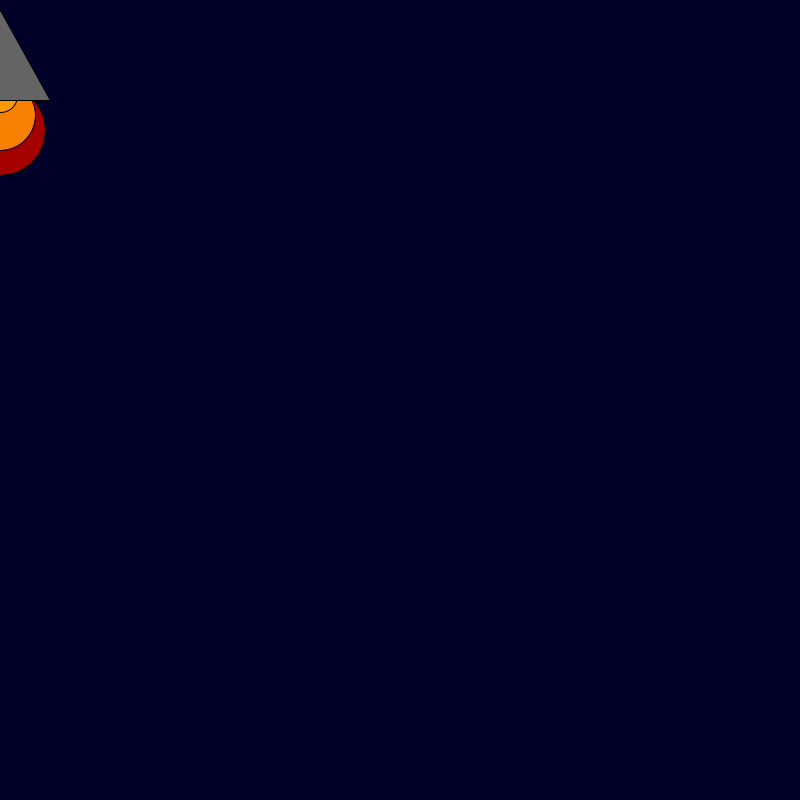
Frame 1 (no input)
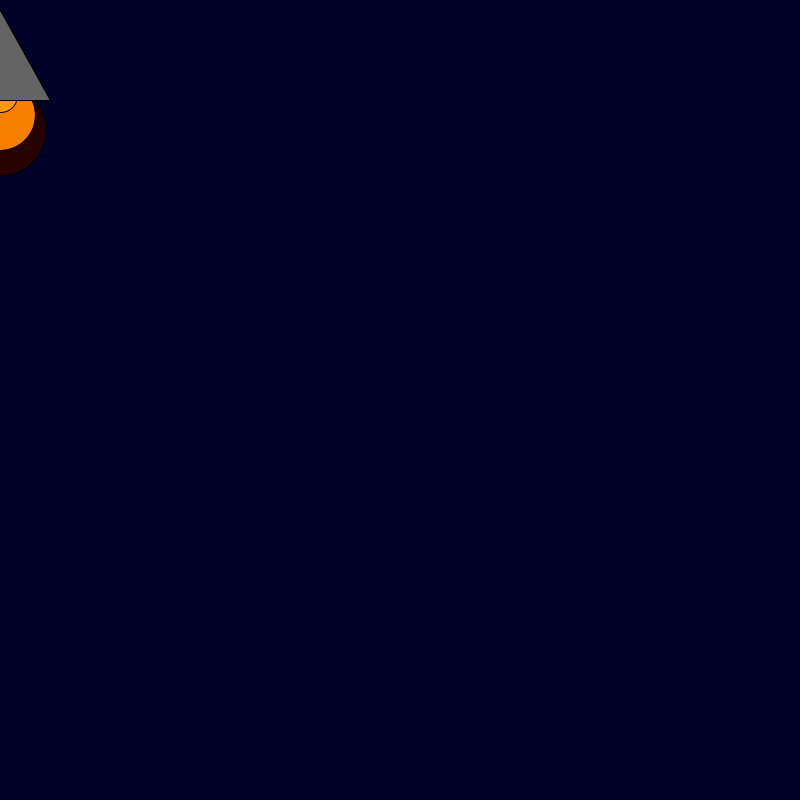
Frame 60 (the mouse pressed at the canvas centre just before this capture)
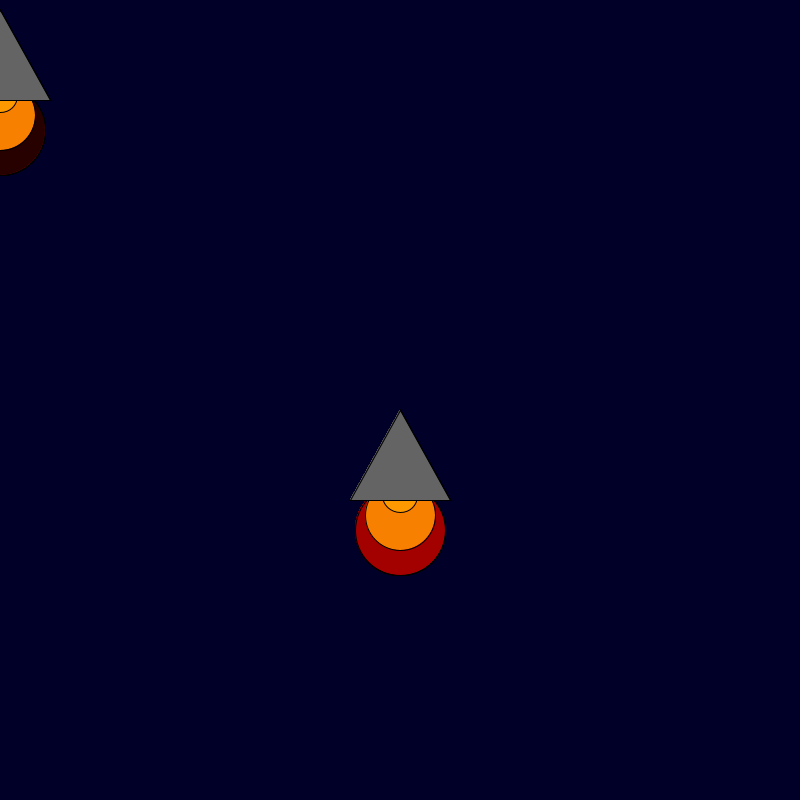
Frame 120 (the mouse held since frame 60 and released just before this capture)

The Processing sketch that drew these frames (run headless with seeded random() and noise(); from frame 60 on, the mouse is pressed at the canvas centre):

// Processing sketch: sketch_181009a
// ── sketch_181009a.pde
int x = 400; 
int y = 600; 

void setup() {

    background(0, 0, 40); size(800, 800);

}

void draw() {

    fill(random(255), 0, 0);
    ellipse(mouseX, mouseY + 130, 90, 90);
    fill(248, 128, 0);
    ellipse(mouseX, mouseY + 115, 70, 70);
    fill(255, 153, 0);
    ellipse(mouseX, mouseY + 95, 35, 35);
    fill(100, 100, 100);
    triangle(mouseX, mouseY + 10, mouseX + 50, mouseY + 100, mouseX - 50, mouseY + 100);

}
